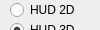
         <widget class="QWidget" name="pageHUD">
          <property name="geometry">
           <rect>
            <x>0</x>
            <y>0</y>
            <width>100</width>
            <height>30</height>
           </rect>
          </property>
          <attribute name="label">
           <string>HUD Rendering</string>
          </attribute>
          <widget class="QRadioButton" name="rdbHud3D">
           <property name="geometry">
            <rect>
             <x>10</x>
             <y>20</y>
             <width>100</width>
             <height>20</height>
            </rect>
           </property>
           <property name="text">
            <string>HUD 3D</string>
           </property>
           <property name="checked">
            <bool>true</bool>
           </property>
          </widget>
          <widget class="QRadioButton" name="rdbHud2D">
           <property name="geometry">
            <rect>
             <x>10</x>
             <y>0</y>
             <width>100</width>
             <height>20</height>
            </rect>
           </property>
           <property name="text">
            <string>HUD 2D</string>
           </property>
          </widget>
          <widget class="QCheckBox" name="ckbHudAntialias">
           <property name="geometry">
            <rect>
             <x>120</x>
             <y>0</y>
             <width>121</width>
             <height>20</height>
            </rect>
           </property>
           <property name="text">
            <string>HUD Antialias</string>
           </property>
          </widget>
         </widget>
